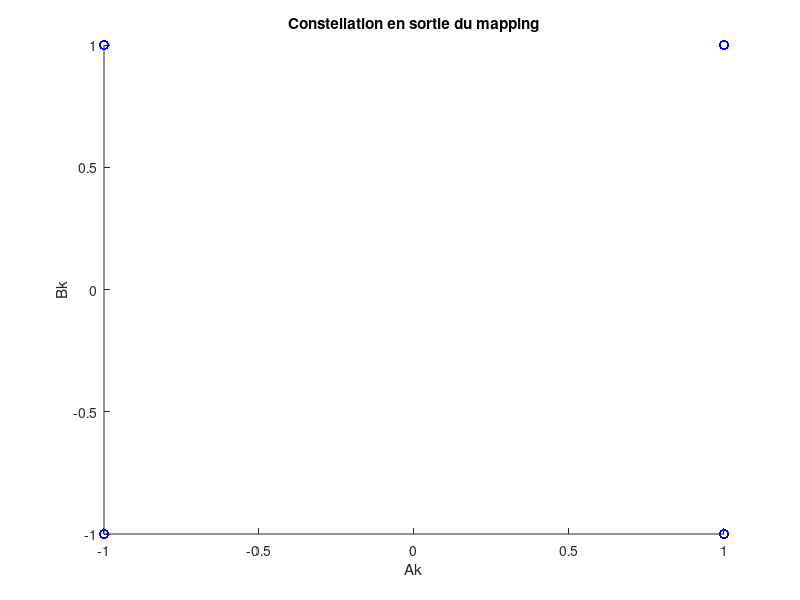

The MATLAB source for this figure: (Note: this script raises an error after producing the figure.)
Rb=3000; % débit binaire
Fp = 3e3; % fréquence porteuse
Fe = 24e3;
Fe_pbe = 6e3; % fréquence d'échantillonnage

NBBITS=50000;
Bits=randi([0 1], NBBITS, 1);

EbN0_db=0:1:6; % rapport signal à bruit en Db
EbN0=10.^(EbN0_db/10); % en rapport


%% CONSTANTES
ROLL_OFF=0.35;
L=10;
M=4; % ordre de la modulation

% Initialisation des constantes du programme
Te = 1 / Fe; % Temps d'échantillonage
Te_pbe = 1 / Fe_pbe;
Tb=1/Rb; % Temps binaire
Ts=Tb*log2(M); % Temps symbole
Ns=round(Ts/Te); % Facteur de sur-échantillonage
Ns_pbe = round(Ts/Te_pbe);

%% MAPPING
% mapping de gray
% 0 0 -> I=-1, Q=-1
% 0 1 -> I=-1, Q=1
% 1 1 -> I=1, Q=1
% 1 0 -> I=1, Q=-1
Ak = 2*Bits(1:2:end) - 1;
Bk = 2*Bits(2:2:end) - 1;
Dk = Ak + 1i*Bk;
figure
hold on
plot(Ak, Bk, "bo")
title("Constellation en sortie du mapping")
xlabel("Ak")
ylabel("Bk")
mapping = Dk;

%% MODULATEUR BANDE DE BASE
B = rcosdesign(ROLL_OFF, L, Ns, 'sqrt');
u = zeros(1, Ns);
u(1) = 1;
k = kron(Dk', u);
k = [k, zeros(1, L/2*Ns)];
h_bdb_r=filter(B, 1, k); % signal bande de base
h_bdb=h_bdb_r(L/2*Ns+1:end); % suppression des valeurs nulles à cause du retard du filtre
temps = linspace(0, (length(Dk)-1)*Ts, length(h_bdb));  

B = rcosdesign(ROLL_OFF, L, Ns_pbe, 'sqrt');
u = zeros(1, Ns_pbe);
u(1) = 1;
k = kron(Dk', u);
k = [k, zeros(1, L/2*Ns_pbe)];
h_bdb_r_pbe=filter(B, 1, k); % signal bande de base
h_bdb_pbe=h_bdb_r_pbe(L/2*Ns_pbe+1:end); % suppression des valeurs nulles à cause du retard du filtre
temps_bde = linspace(0, (length(Dk)-1)*Ts, length(h_bdb_pbe));  

figure 
hold on
plot(temps_bde, real(h_bdb_pbe))
plot(temps_bde, imag(h_bdb_pbe))
xlabel("Temps (s)")
ylabel("Signal")
legend("En phase", "En quadrature")
title("Signal transmis en bande de base")


%% PASSAGE SUR PORTEUSE
h_p=h_bdb.*exp(2i*pi*Fp*temps); % signal transporté sur porteuse
h_p=real(h_p);

%% Tracé des DSP
figure
dsp = pwelch(h_p, [],[],[],Fe,'twosided');
ech_freq=linspace(-2*Fp-Fe/2, 2*Fp+Fe/2, length(dsp));
semilogy(ech_freq, fftshift(dsp));
legend('Sur porteuse');
title('DSP')

TEB_porteuse = zeros(length(EbN0), 1); % vecteur des TEB
TEB_theorique = zeros(length(EbN0), 1); % vecteur des TEB
TEB_passebaseq = zeros(length(EbN0), 1); % vecteur des TEB


for j=1:length(EbN0)
    ebn0 = EbN0(j);
    TEB_theorique(j) = qfunc(sqrt(4*EbN0(j))*sin(pi/M)); % Es=2*Eb et TEB = TES/log2(M)
    h_bruiteP = bruit(h_p, Ns, M, ebn0);
    h_bruitePBE = bruit_complexe(h_bdb_pbe, Ns_pbe, M, ebn0);

    %% Démodulation
    I = 2*h_bruiteP.*cos(2*pi*Fp*temps);
    Q = 2*h_bruiteP.*sin(2*pi*Fp*temps);
    I = [I, zeros(1, L/2*Ns)];
    Q = [Q, zeros(1, L/2*Ns)];
    B = rcosdesign(ROLL_OFF, L, Ns, "sqrt");
    I_filtre = filter(B, 1, I);
    Q_filtre = filter(B, 1, Q);
    Hr = I_filtre - 1i*Q_filtre;
    Hr = Hr(L/2*Ns+1:end);

    %% Décision symboles
    seuilR = 0; % seuil sur la partie réelle
    seuilI = 0; % seuil sur la partie imaginaire
    NbSym = length(Dk);
    Hr_ech = Hr(1:Ns:end);
    DecAk = real(Hr_ech) > seuilR;
    DecBk = imag(Hr_ech) < seuilI;


    BitsDecodes = zeros(NBBITS, 1);
    %% Dé-mapping
    for i=1:length(DecAk)
       if DecAk(i)
           BitsDecodes(2*i-1) = 1;
       end
       if DecBk(i)
           BitsDecodes(2*i) = 1;
       end
    end
    TEB_porteuse(j) = sum(BitsDecodes ~= Bits) / NBBITS;

    h_bruitePBE = [h_bruitePBE, zeros(1, L/2*Ns_pbe)];
    B = rcosdesign(ROLL_OFF, L, Ns_pbe, "sqrt");
    Hr = filter(B, 1, h_bruitePBE);
    Hr = Hr(L/2*Ns_pbe+1:end);

    %% Décision symboles
    seuilR = 0; % seuil sur la partie réelle
    seuilI = 0; % seuil sur la partie imaginaire
    NbSym = length(Dk);
    Hr_ech = Hr(1:Ns_pbe:end);
    figure
    hold on
    plot(real(Hr_ech), imag(Hr_ech), "r*")
    title(strcat("Constellation pour Eb/N0=", strcat(num2str(EbN0_db(j)), "db")))
    xlabel("Ak")
    ylabel("Bk")
    DecAk = real(Hr_ech) > seuilR;
    DecBk = imag(Hr_ech) < seuilI;


    BitsDecodes = zeros(NBBITS, 1);
    %% Dé-mapping
    for i=1:length(DecAk)
       if DecAk(i)
           BitsDecodes(2*i-1) = 1;
       end
       if DecBk(i)
           BitsDecodes(2*i) = 1;
       end
    end
    TEB_passebaseq(j) = sum(BitsDecodes ~= Bits) / NBBITS;

end

%% Trace du TEB
figure 
hold on
semilogy(EbN0_db, TEB_porteuse)
semilogy(EbN0_db, TEB_theorique)
semilogy(EbN0_db, TEB_passebaseq, "r-*")
legend("Porteuse exp", "Théorique", "Passe base eq exp")
title("TEB de la QPSK en fonction du bruit")
xlabel("Eb/N0 (db)")
ylabel("TEB")
yscale('log')
grid("on")
xticks(EbN0_db)